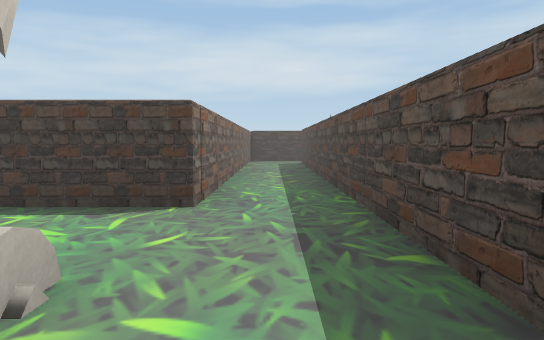
View 1 (above)

24 first-person views from a walk through a Unity game level. The camera is 1.2 m above the floor, tilts 4° down and sees 70° across. The floor is counted in squares, 2 m on a side. Each view is taken from the middle of a square. On the plan, view 1 faces up. The plan holds only what a view shows up to about 11 squares ahead; the rest is blank. The place goes on beyond the plan. The player is left out.

View 2
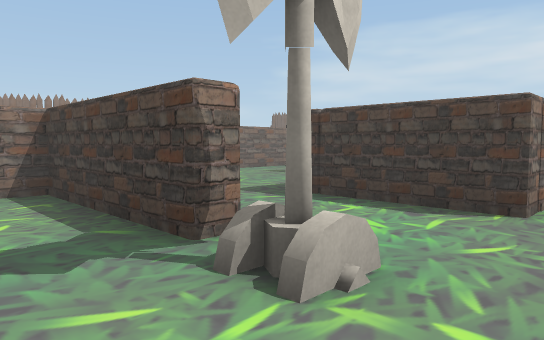

View 3
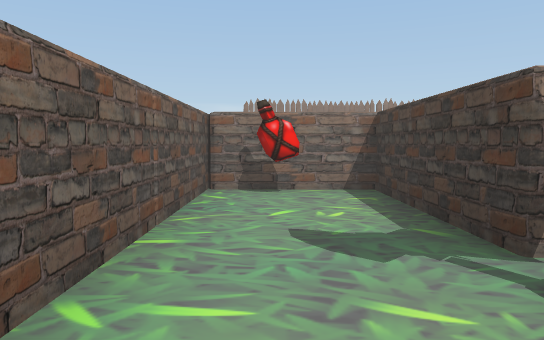

View 4
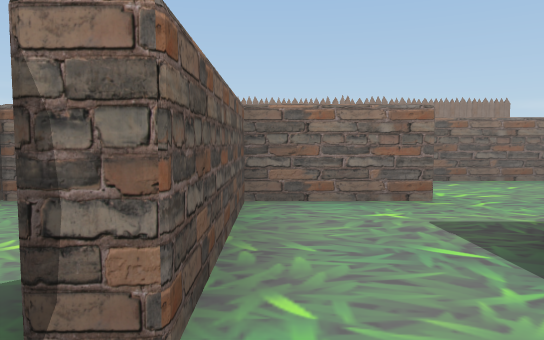

View 5
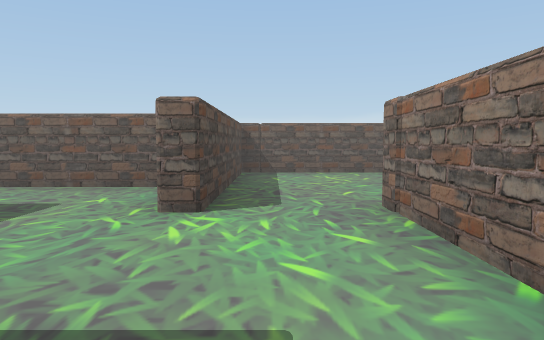

View 6
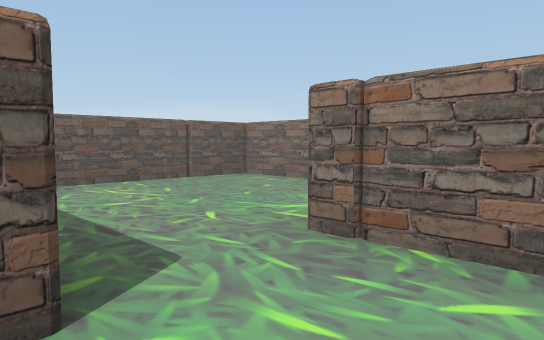

View 7
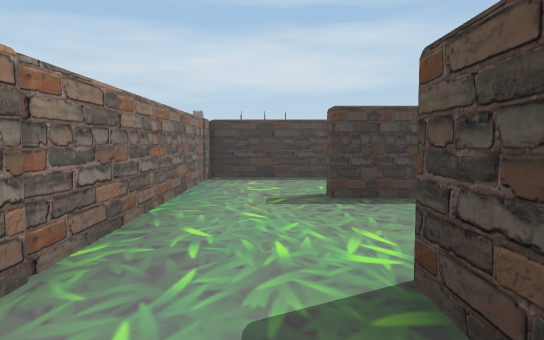

View 8
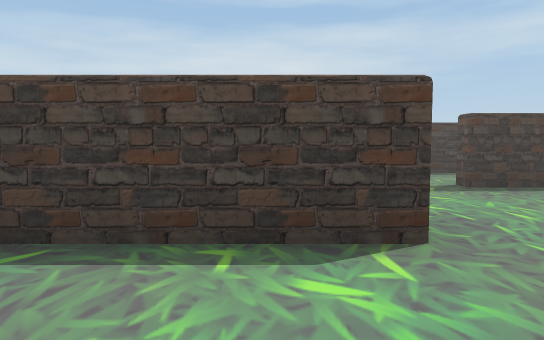

View 9
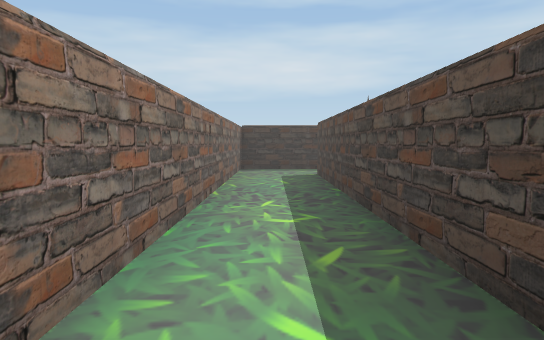

View 10
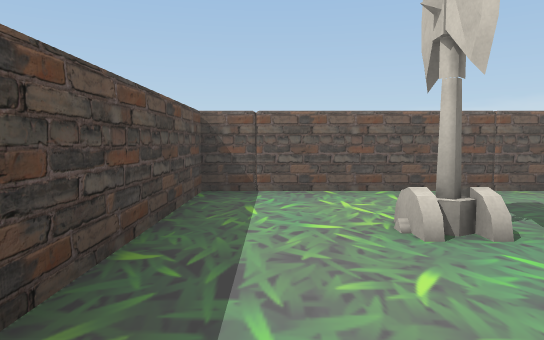

View 11
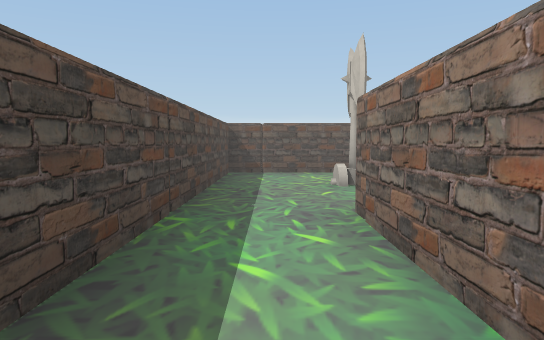

View 12
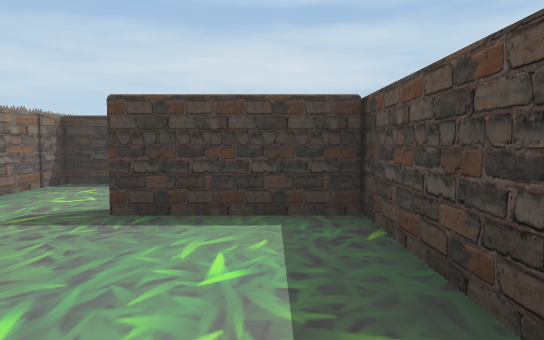

View 13
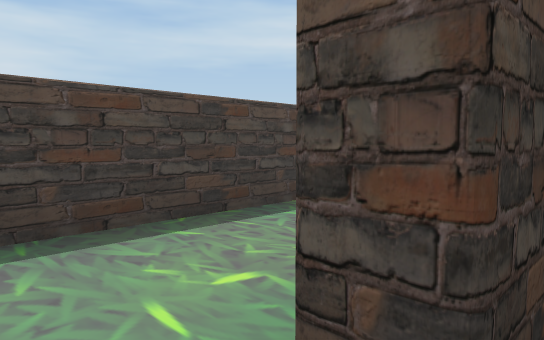

View 14
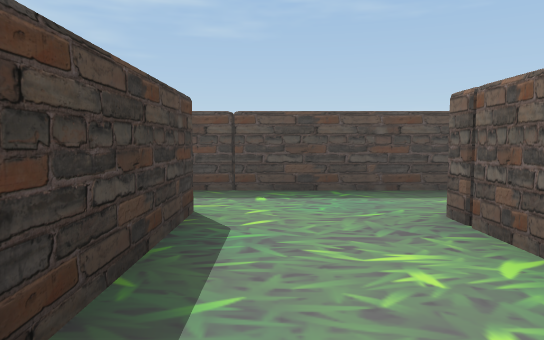

View 15
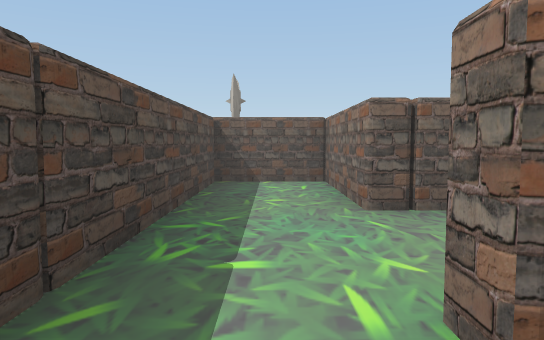

View 16
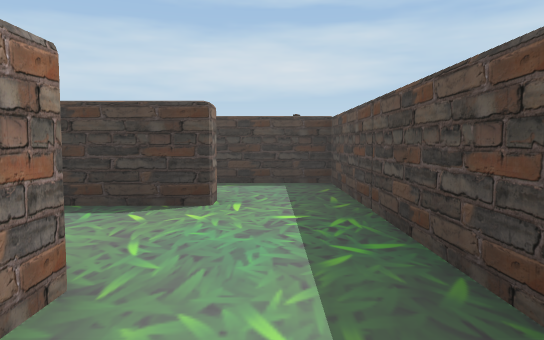

View 17
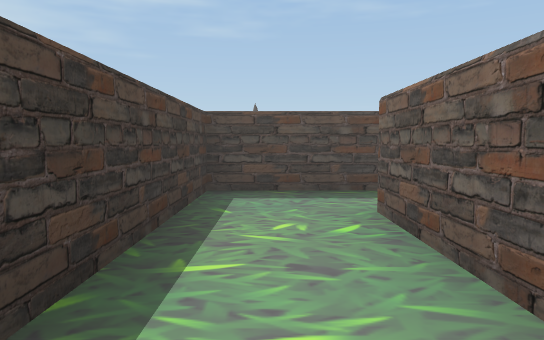

View 18
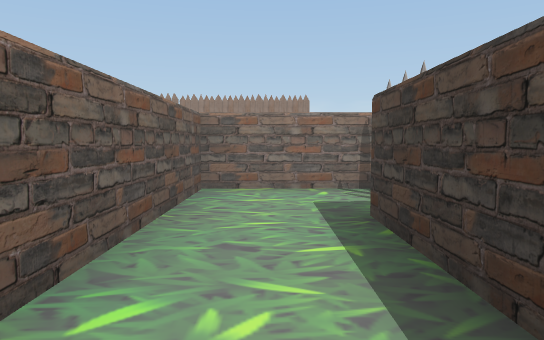

View 19
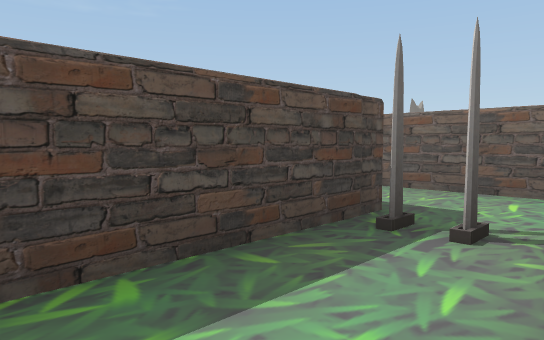

View 20
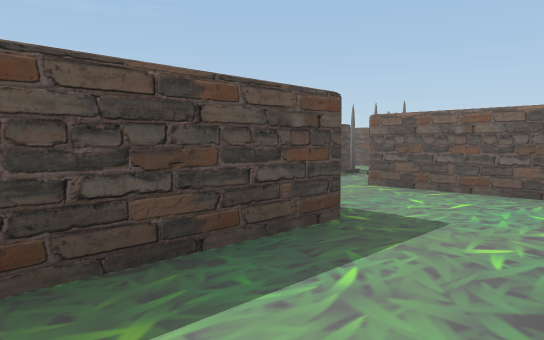

View 21
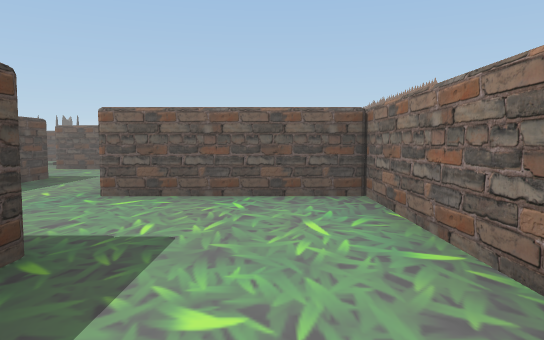

View 22
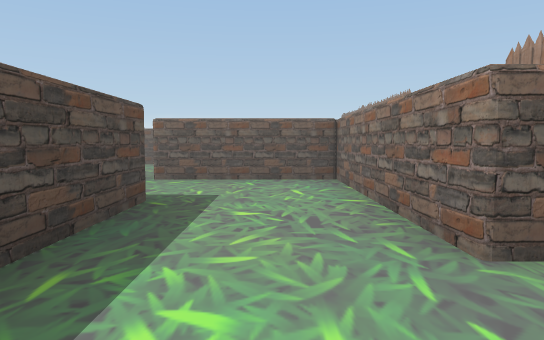

View 23
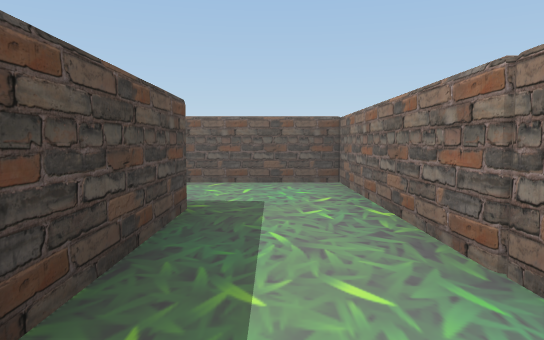

View 24
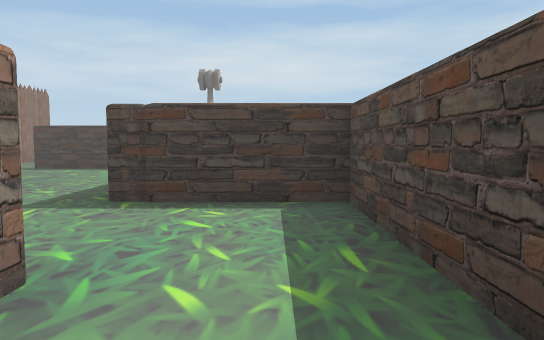

### Floor plan
Points are (right, up) in squares from view 1. A wall is a line through its corners. A room is listed if a view was taken in it or the views show most of it. See-through windows are left out.
Room 1 (views 1, 2, 3, 6, 7, 8, 13)
walls: (-5.2, -0.8) (0.9, -0.8) (0.9, 1.4); (-2, 1.7) (-2, 1.3) (-5, 1.3) (-5, -0.8); (-10, 0.9) (-10, -0.8) (-5.4, -0.8) (-5.4, 3.6); (-4.4, 6.2) (-5.4, 6.2) (-5.4, 6.6); (-7.1, 6.5) (-7.1, 3.3) (-9.6, 3.3)
ways out: opening at (-0.5, 1) to room 2; opening at (-6, 6) to room 3; opening at (-5, 4.5) to room 4; gap at (-2, 1) to room 4
objects: other object (-1, 1)
Room 2 (views 4, 9, 10, 11)
walls: (-0.6, 4.1) (-0.7, 3.6); (0.9, 1.4) (0.9, 11.4); (1.1, 12.9) (-0.8, 12.9); (-0.7, 13.1) (-0.7, 3.6)
ways out: opening at (-0.5, 1) to room 1; opening at (-2.5, 2.5) to room 4; opening at (1, 12)
Room 3 (views 5, 14, 16)
walls: (-4, 6.6) (-2.8, 6.6) (-2.8, 4) (-1.1, 4) (-1.1, 9.6); (-2.6, 9.1) (-2.6, 8.7) (-7.1, 8.7) (-7.1, 6.5)
ways out: opening at (-6, 6) to room 1; opening at (-2, 9) to room 5
Room 4 (view 12)
walls: (-3.2, 4) (-3.2, 6.2) (-4.4, 6.2); (-5, 3.6) (-5, 1.7) (-2, 1.7); (-0.7, 3.6) (-3, 3.6)
ways out: opening at (-5, 4.5) to room 1; gap at (-2, 1) to room 1; opening at (-2.5, 2.5) to room 2
Room 5 (views 15, 17, 18)
walls: (-7.1, 11.4) (-7.1, 9.1) (-2.6, 9.1); (-1.1, 9.6) (-1.1, 10.8) (-5.4, 10.8) (-5.4, 13.8)
ways out: opening at (-2, 9) to room 3; opening at (-7.5, 14) to room 6
objects: trap (-6, 11)
Room 6 (views 19, 23, 24)
walls: (-8.2, 15.4) (-8.2, 19.9) (-9.4, 19.9); (-10, 17.7) (-10, 13.1) (-7, 13.1)
ways out: opening at (-7.5, 14) to room 5; opening at (-10.5, 18.5) to room 7
Room 7 (views 20, 21, 22)
walls: (-13.1, 22) (-13.1, 17.7) (-10, 17.7); (-9.4, 19.9) (-10.7, 19.9) (-10.7, 22.2)
ways out: opening at (-10.5, 18.5) to room 6; opening at (-13, 23.5)

Where each view was taken, in squares from view 1:
view 1: 0 up, 0 right, facing up
view 2: 0 up, 0 right, facing up-left
view 3: 0 up, 0 right, facing left
view 4: 2 up, 1 left, facing left
view 5: 7 up, 6 left, facing down
view 6: 5 up, 5 left, facing down-left
view 7: 2 up, 6 left, facing up
view 8: 1 up, 8 left, facing up
view 9: 4 up, 0 right, facing up
view 10: 4 up, 0 right, facing down
view 11: 7 up, 0 right, facing down
view 12: 3 up, 4 left, facing up
view 13: 6 up, 6 left, facing up-right
view 14: 8 up, 6 left, facing right
view 15: 10 up, 2 left, facing down
view 16: 5 up, 2 left, facing up
view 17: 10 up, 6 left, facing right
view 18: 10 up, 2 left, facing left
view 19: 14 up, 7 left, facing down-right
view 20: 18 up, 10 left, facing down-right
view 21: 22 up, 12 left, facing down
view 22: 24 up, 12 left, facing down
view 23: 19 up, 9 left, facing down
view 24: 16 up, 9 left, facing up
